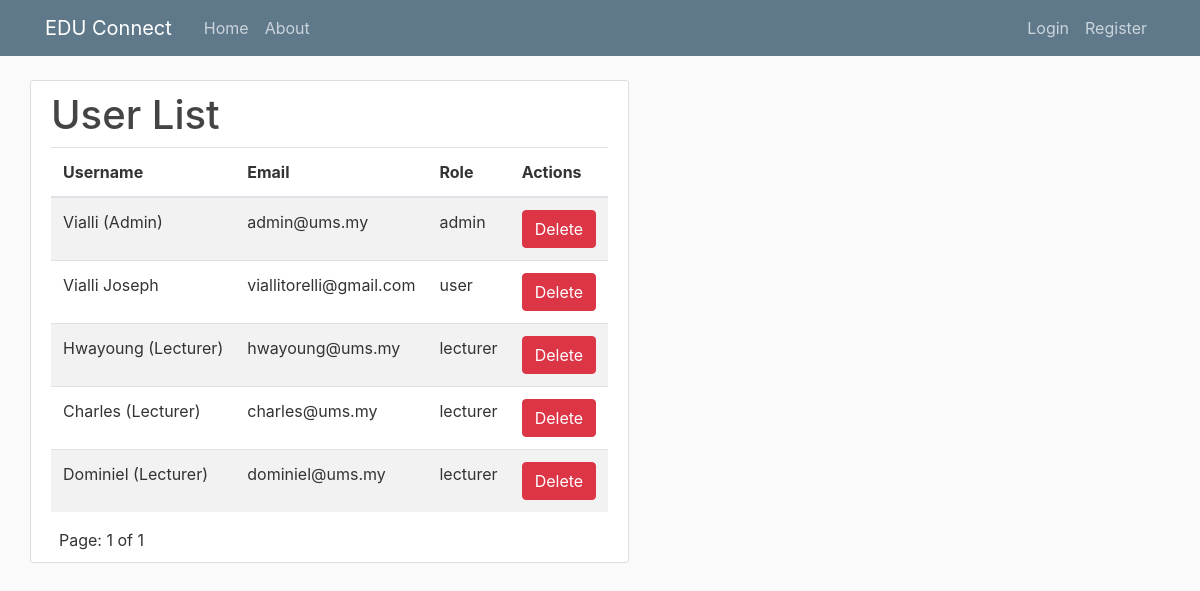
Screenshot of /users with the database file from the repository.
### EDUConnect/models.py (models this page shows, shortened)
class User(db.Model, UserMixin):
    id = db.Column(db.Integer, primary_key=True)
    username = db.Column(db.String(20), unique=True, nullable=False)
    email = db.Column(db.String(120), unique=True, nullable=False)
    image_file = db.Column(db.String(20), nullable=False, default='default.jpg')
    password = db.Column(db.String(60), nullable=False)
    posts = db.relationship('Post', backref='author', lazy=True)
    comments = db.relationship('Comment', backref='user', passive_deletes=True)
    role = db.Column(db.String(20), nullable=False, default='user')

### EDUConnect/admin/routes.py (the view)
@admin.route('/users')
def users():
    page = request.args.get('page', 1, type=int)
    users = User.query.paginate(page=page, per_page=5)
    return render_template('admin_users.html', users=users)

### EDUConnect/templates/admin_users.html (shortened to what this page needs)
{% extends "layout2.html" %}
{% block content %}
    <div class="col-md-20">
        <div class="content-section">
        <body>
                <h1>User List</h1>
                <table class="table table-striped">
                    <thead>
                    <tr>
                        <th>Username</th>
                        <th>Email</th>
                        <th>Role</th>
                        <th>Actions</th>
                    </tr>
                    </thead>
                    <tbody>
                    {% for user in users.items %}
                    <tr>
                        <td>{{ user.username }}</td>
                        <td>{{ user.email }}</td>
                        <td>{{ user.role }}</td>
                        <td>
                            <form method="POST" action="{{ url_for('admin.delete_user', user_id=user.id) }}">
                                <input type="submit" value="Delete" class="btn btn-danger" onclick="return confirm('Are you sure you want to delete this user?')"/>
                            </form>
                        </td>
                    </tr>
                    {% endfor %}
                    </tbody>
                </table>
                <div class="pagination">
                    <span class="mx-2">Page: {{ users.page }} of {{ users.pages }}</span>
                </div>
            </body>
        </div>
    </div>
{% endblock %}

### EDUConnect/static/main.css (style rules this page uses)
body { background: #fafafa; color: #333333; margin-top: 5rem; }
h1, h2, h3, h4, h5, h6 { color: #444444; }
.content-section { background: #ffffff; padding: 10px 20px; border: 1px solid #dddddd; border-radius: 3px; margin-bottom: 20px; }

### rows the page displays
User: username "Vialli (Admin)", email "admin@ums.my", role "admin"
User: username "Vialli Joseph", email "viallitorelli@gmail.com", role "user"
User: username "Hwayoung (Lecturer)", email "hwayoung@ums.my", role "lecturer"
User: username "Charles (Lecturer)", email "charles@ums.my", role "lecturer"
User: username "Dominiel (Lecturer)", email "dominiel@ums.my", role "lecturer"

### other values shown
{{ users.page }} "1"
{{ users.pages }} "1"
